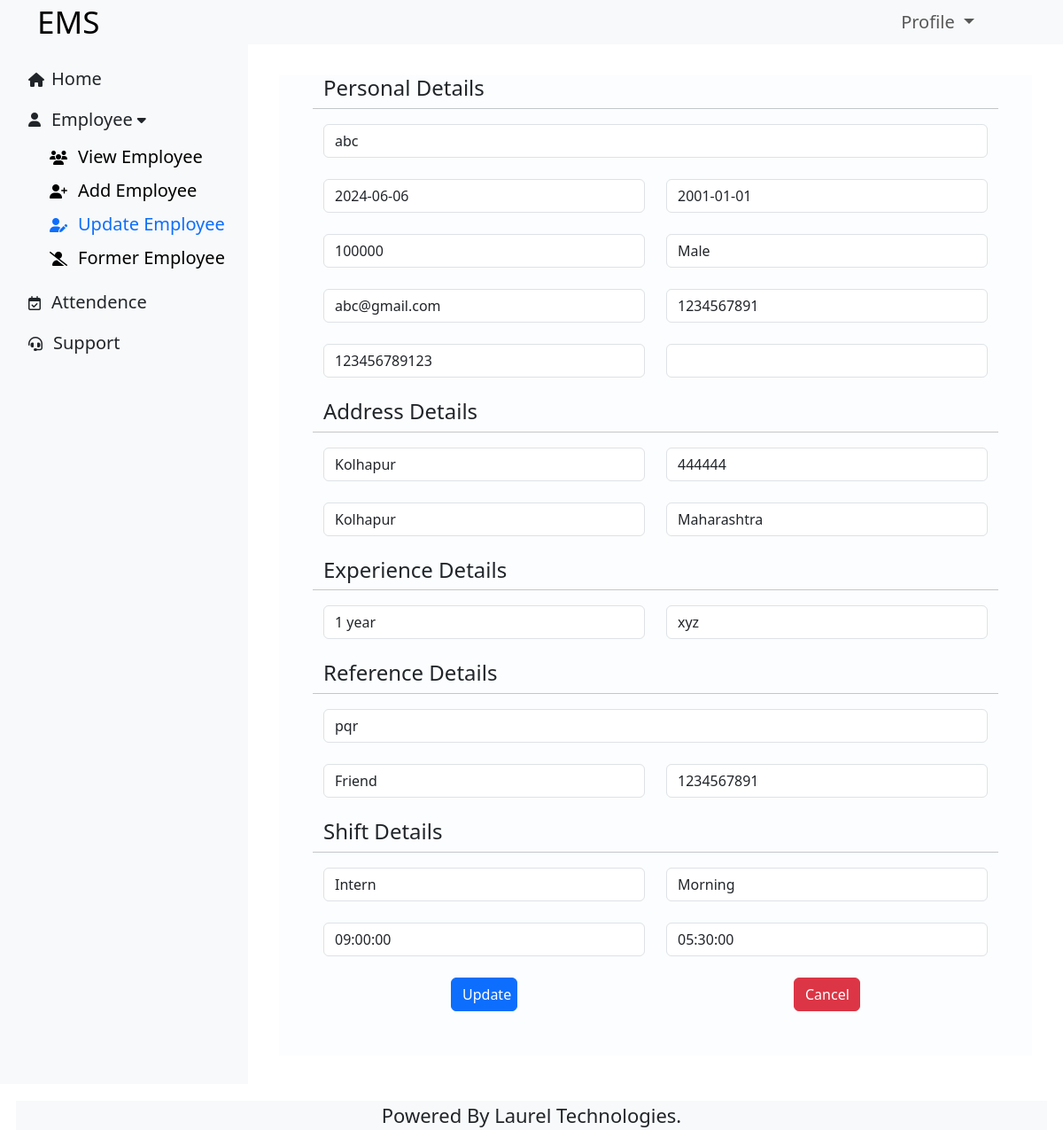
/updateEmployeeDetails.php?emp_id=1 (signed in), run on the app's committed database.
### tables this page shows
CREATE TABLE `employee` (
  `emp_id` int NOT NULL AUTO_INCREMENT,
  `fullname` varchar(45) NOT NULL,
  `dob` date NOT NULL,
  `joining_date` date NOT NULL,
  `salary` decimal(10,0) NOT NULL,
  `gender` varchar(10) NOT NULL,
  `email_id` varchar(45) NOT NULL,
  `contact_no` int NOT NULL,
  `aadhaar_no` bigint NOT NULL,
  `pan_no` varchar(20) DEFAULT NULL,
  `address` varchar(45) NOT NULL,
  `zip_code` int NOT NULL,
  `city` varchar(20) NOT NULL,
  `state` varchar(20) NOT NULL,
  `experience` varchar(10) NOT NULL,
  `company_name` varchar(45) NOT NULL,
  `refer_person` varchar(45) DEFAULT NULL,
  `refer_relation` varchar(45) DEFAULT NULL,
  `refer_contact` int DEFAULT NULL,
  `profile_pic` blob,
  `designation` varchar(45) DEFAULT NULL,
  `shift` varchar(45) DEFAULT NULL,
  `shift_start` time DEFAULT NULL,
  `shift_end` time DEFAULT NULL,
  `flag` tinyint DEFAULT '1',
  PRIMARY KEY (`emp_id`)
);

### updateEmployeeDetails.php (the view, shortened to what this page needs)
<?php include('dbconnect/connect.php')?>
<?php
if (isset($_GET['emp_id'])) {
  $emp_id = $_GET['emp_id'];
  $query = "SELECT * FROM `employee` where `emp_id` = '$emp_id' ";
  $result = $conn->query($query);
  if (!$result) {
    die("query Failed");
  } else {
    $row = mysqli_fetch_assoc($result);
  }
}
?>
<!DOCTYPE html>
<html lang="en">
<head>
  <link rel="stylesheet" href="css/bootstrap.min.css">
  <link rel="stylesheet" href="css/style.css">
</head>
<body>
  <?php include('header.php'); ?>
  <div class="wrapper">
    <div class="d-flex flex-column flex-shrink-0 p-3 bg-light" style="width: 280px; height:92vh;">
      <ul class="nav nav-pills flex-column mb-auto">
        <li class="nav-item">
          <a href="index.php" class="nav-link link-dark" aria-current="page">
            <i class="fa-solid fa-house"></i><span style="margin-left: 8px; font-size:20px;">Home</span>
          </a>
        </li>
        <li class="mb-1">
          <button class="btn btn-toggle d-inline-flex align-items-center rounded border-0 collapsed nav-link link-dark" data-bs-toggle="collapse" data-bs-target="#home-collapse">
            <i class="fa fa-solid fa-user"></i><span style="margin-left: 12px; font-size:20px;">Employee</span><i class="fa-solid fa-caret-down" style="margin-left: 5px;"></i>
          </button>
          <div class="collapse drop-down-menu show" id="home-collapse">
            <ul class="btn-toggle-nav list-unstyled fw-normal pb-1 ">
              <li><a href="employee.php" class="link-body-emphasis d-inline-flex text-decoration-none rounded my-1" style="margin-left: 40px;"><i class="fa-solid fa-users" style="margin-top: 8px;"></i><span style="margin-left: 12px; font-size:20px;">View Employee</a></li></span>
              <li><a href="addEmployee.php" class="link-body-emphasis d-inline-flex text-decoration-none rounded my-1" style="margin-left: 40px;"> <i class="fa fa-solid fa-user-plus" style="margin-top: 8px;"></i><span style="margin-left: 12px; font-size:20px;">Add Employee</a></li></span>
              <li><a href="updateEmployee.php" class="link-body-emphasis d-inline-flex text-decoration-none rounded my-1" style="margin-left: 40px;"><i class="fa fa-solid fa-user-pen" style="color:#0d6efd; margin-top: 8px;"></i><span style="margin-left: 12px;color:#0d6efd; font-size:20px;">Update Employee</a></span></li>
              <li><a href="formerEmployee.php" class="link-body-emphasis d-inline-flex text-decoration-none rounded my-1" style="margin-left: 40px;"><i class="fa fa-solid fa-user-slash"  style="margin-top: 8px;"></i><span style="margin-left: 12px; font-size:20px">Former Employee</a></span></li>
            </ul>
          </div>
        </li>
        <li>
          <a href="attendence.php" class="nav-link link-dark">
            <i class="fa-regular fa-calendar-check"></i><span style="margin-left: 12px; font-size:20px;">Attendence</span>
          </a>
        </li>
        <li>
          <a href="support.php" class="nav-link link-dark">
            <i class="fa-solid fa-headset"></i><span style="margin-left: 12px; font-size:20px;">Support</span>
          </a>
        </li>
      </ul>
    </div>
    <div class="main" style="overflow-y: auto ; max-height:92vh;">
      <form name="form" id="form" action="updateEmployeeDetails.php?id_new=<?php echo $emp_id; ?>" method="POST">
        <div class="row">
          <h4>Personal Details</h4><br>
          <hr width="100%" size="4">
          <div class="col">
            <input type="text" class="form-control" placeholder="Full Name" name="fullname" id="fullname" autocomplete="off" required value="<?php echo $row['fullname'] ?> ">
          </div>
        </div>
        <br>
        <div class="row">
                    <div class="col">
                        <input placeholder="Enter Date of Birth" class="form-control" type="text" onfocus="(this.type='date')" onblur="(this.type='text')" id="dob" name="dob" value="<?php echo $row['joining_date'] ?> " required>
                    </div>
                    <div class="col">
                        <input placeholder="Enter Joining Date" class="form-control" type="text" onfocus="(this.type='date')" onblur="(this.type='text')" id="joining_date" name="joining_date" value="<?php echo $row['dob'] ?> " required>
                    </div>
                </div><br>
        <div class="row">
          <div class="col">
            <input type="text" class="form-control" placeholder="Salary" name="salary" id="salary" autocomplete="off" required value="<?php echo $row['salary'] ?> ">
          </div>
          <div class="col">
            <select class="form-control" name="gender" id="gender" autocomplete="off" required>
              <option <?php
              if ($row["gender"] == 'Male') {
                echo "selected";
              }
              ?> value="Male">Male</option>
            </select>
          </div>
        </div><br>
        <div class="row">
          <div class="col">
            <input type="email" class="form-control" placeholder="Enter Email ID" name="email_id" id="email_id" autocomplete="off" required value="<?php echo $row['email_id'] ?> ">
          </div>
          <div class="col">
            <input type="tel" class="form-control" placeholder="Contact Number" name="contact_no" id="contact_no" autocomplete="off" required value="<?php echo $row['contact_no'] ?> ">
          </div>
        </div><br>
        <div class="row">
          <div class="col">
            <input type="text" class="form-control" placeholder="Enter Aadhaar Number" name="aadhaar_no" id="aadhaar_no" autocomplete="off" required value="<?php echo $row['aadhaar_no'] ?> ">
          </div>
          <div class="col">
            <input type="text" class="form-control" placeholder="Enter PAN Card Number (OPTIONAL)" name="pan_no" id="pan_no" autocomplete="off" value="<?php echo $row['pan_no'] ?> ">
          </div>
        </div>
        <br>
        <div class=" row">
          <h4>Address Details</h4><br>
          <hr width="100%" size="4">
          <div class="col">
            <input type="text" class="form-control" placeholder="Enter Address" name="address" id="address" autocomplete="off" required value="<?php echo $row['address'] ?> ">
          </div>
          <div class="col">
            <input type="text" class="form-control" placeholder="Enter ZIP Code" name="zip_code" id="zip_code" autocomplete="off" required value="<?php echo $row['zip_code'] ?> ">
          </div>
        </div><br>
        <div class="row">
          <div class="col">
            <input type="text" class="form-control" placeholder="Enter City" name="city" id="city" autocomplete="off" required value="<?php echo $row['city'] ?> ">
          </div>
          <div class="col">
            <input type="text" class="form-control" placeholder="Enter State" name="state" id="state" autocomplete="off" required value="<?php echo $row['state'] ?> ">
          </div>
        </div>
        <br>
        <div class="row">
          <h4>Experience Details</h4><br>
          <hr width="100%" size="4">
          <div class="col">
            <input type="text" class="form-control" placeholder="Enter Experience" name="experience" id="experience" autocomplete="off" required value="<?php echo $row['experience'] ?> ">
          </div>
          <div class="col">
            <input type="text" class="form-control" placeholder="Enter Company Name" name="company_name" id="company_name" autocomplete="off" required value="<?php echo $row['company_name'] ?> ">
          </div>
        </div>
        <br>
        <div class=" row">
          <h4>Reference Details</h4><br>
          <hr width="100%" size="4">
          <div class="col">
            <input type="text" class="form-control" placeholder="Reference Person" name="refer_person" id="refer_person" autocomplete="off" required value="<?php echo $row['refer_person'] ?> ">
          </div>
        </div><br>
        <div class="row">
          <div class="col">
            <input type="text" class="form-control" placeholder="Reference Relation" name="refer_relation" id="refer_relation" autocomplete="off" required value="<?php echo $row['refer_relation'] ?> ">
          </div>
          <div class="col">
            <input type="tel" class="form-control" placeholder="Reference Contact Number" name="refer_contact" id="refer_contact" autocomplete="off" required value="<?php echo $row['refer_contact'] ?> ">
          </div>
        </div>
        <br>
        <div class="row">
          <h4>Shift Details</h4><br>
          <hr width="100%" size="4">
          <div class="col">
            <input type="text" class="form-control" placeholder="Enter Designation" id="designation" name="designation" autocomplete="off" value="<?php echo $row['designation'] ?> ">
          </div>
          <div class="col">
            <select class="form-control" id="shift" autocomplete="off" name="shift">
              <option <?php
              if ($row["shift"] == 'Morning') {
                echo "selected";
              }
              ?> value="Morning">Morning</option>
            </select>
          </div>
        </div><br>
        <div class="row">
          <div class="col">
            <input placeholder="Shift Start Time" class="form-control" type="text" onfocus="(this.type='time')" onblur="(this.type='text')" id="shift_start" name="shift_start" value="<?php echo $row['shift_start'] ?> ">
          </div>
          <div class="col">
            <input placeholder="Shift End Time" class="form-control" type="text" onfocus="(this.type='time')" onblur="(this.type='text')" id="shift_end" name="shift_end" value="<?php echo $row['shift_end'] ?> ">
          </div>
        </div>
        <br>
        <center>
          <div class="row">
            <div class="col">
              <input type="submit" class="btn btn-primary" id="submitButton" name="update" value="Update" style="width: 75px"  onclick="return confirm('Are you sure you want to update this employee?')">
            </div>
            <div class="col">
              <a href="updateEmployee.php"><input type="button" class="btn btn-danger" id="" value="Cancel" style="width: 75px"></a>
            </div>
          </div>
        </center>
      </form>
    </div>
  </div>
  <?php include('footer.php')?>
</body>
</html>

### css/style.css (style rules this page uses)
.wrapper { display: flex; }
.main { flex:1; padding: 10px; }

### updateEmployeeDetails.php (style rules this page uses)
.wrapper { display: flex; }
.main { flex: 1; padding: 10px; }
#form { background-color: rgb(251, 253, 254); margin: 25px; padding-left: 50px; padding-right: 50px; padding-bottom: 50px; align-items: center; }

### data on the page
employee: fullname "abc", dob "2024-06-06", joining_date "2001-01-01", salary "100000", gender "Male", email_id "abc@gmail.com", contact_no "1234567891", aadhaar_no "123456789123", address "Kolhapur", zip_code "444444", city "Kolhapur", state "Maharashtra", experience "1 year", company_name "xyz", refer_person "pqr", refer_relation "Friend", refer_contact "1234567891", designation "Intern", shift "Morning", shift_start "09:00:00", shift_end "05:30:00"
